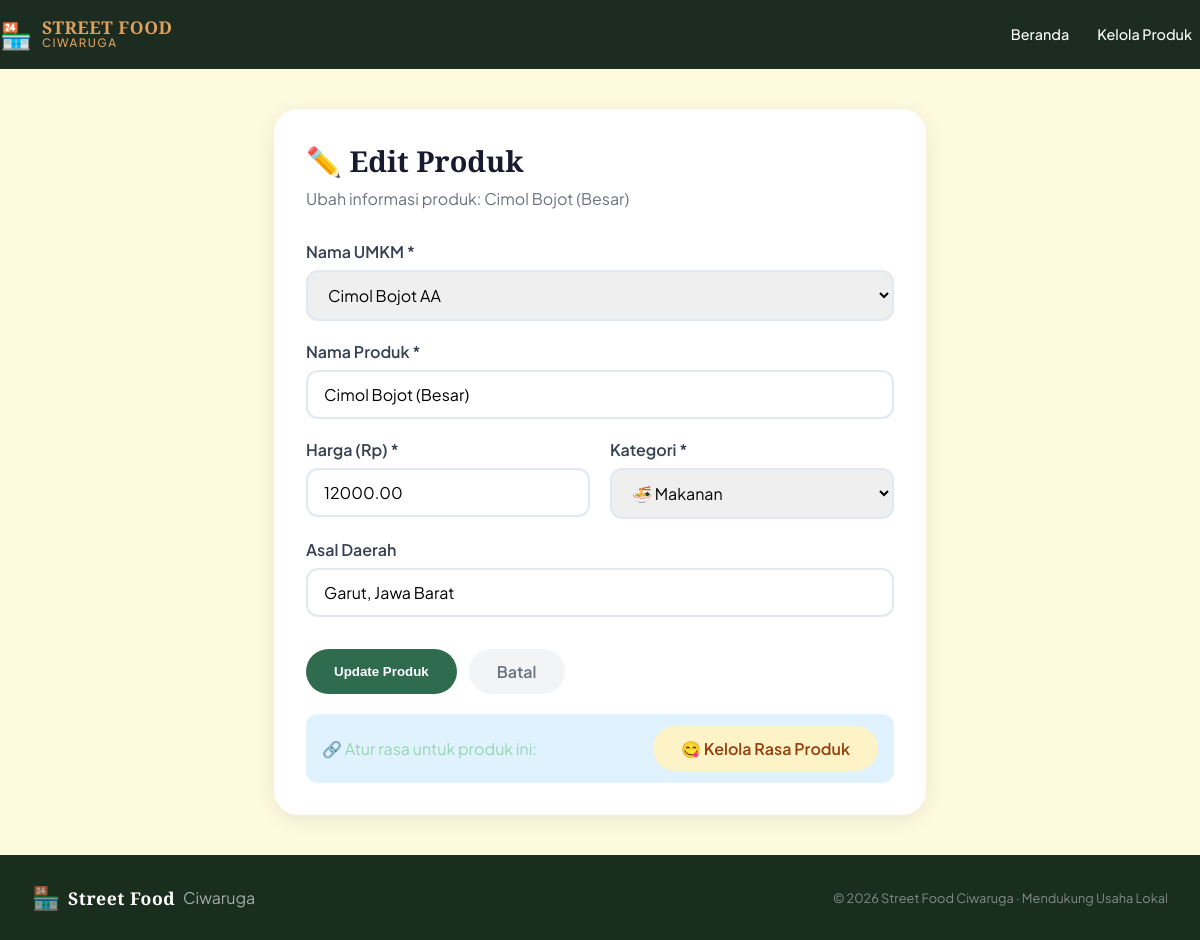
Page /img/produk/edit_produk.php?id=2 on the committed database.
### tables this page shows
CREATE TABLE `produk` (
  `id_produk` int(11) NOT NULL,
  `id_umkm` int(11) NOT NULL,
  `nama_produk` varchar(100) NOT NULL,
  `harga` decimal(10,2) NOT NULL,
  `kategori_produk` varchar(50) NOT NULL,
  `asal_daerah` varchar(100) DEFAULT NULL
);

CREATE TABLE `umkm` (
  `id_umkm` int(11) NOT NULL,
  `nama_umkm` varchar(100) NOT NULL,
  `lokasi` text NOT NULL,
  `foto` varchar(255) DEFAULT NULL,
  `nomor_kontak` varchar(20) DEFAULT NULL,
  `status_halal` enum('Halal Bersertifikat','Halal Belum Bersertifikat','Non-Halal') NOT NULL,
  `no_sertifikat` varchar(100) DEFAULT NULL,
  `lembaga_penerbit` varchar(100) DEFAULT NULL,
  `tanggal_terbit` date DEFAULT NULL
);

### img/produk/edit_produk.php (the view, shortened to what this page needs)
<?php
require_once 'koneksi.php';
$id_produk = (int)$_GET['id'];
$query = "SELECT p.*, u.nama_umkm
          FROM produk p
          JOIN umkm u ON p.id_umkm = u.id_umkm
          WHERE p.id_produk = $id_produk";
$result = mysqli_query($koneksi, $query);
$produk = mysqli_fetch_assoc($result);
$query_umkm = "SELECT id_umkm, nama_umkm FROM umkm ORDER BY nama_umkm";
$result_umkm = mysqli_query($koneksi, $query_umkm);
?>
<!DOCTYPE html>
<html lang="id">
<head>
  <link rel="stylesheet" href="style.css">
</head>
<body>
  <header class="navbar">
    <div class="nav-inner">
      <div class="brand">
        <span class="brand-icon">🏪</span>
        <div class="brand-text">
          <span class="brand-name">STREET FOOD</span>
          <span class="brand-sub">Ciwaruga</span>
        </div>
      </div>
      <nav class="nav-links">
        <a href="index.php">Beranda</a>
        <a href="produk.php">Kelola Produk</a>
      </nav>
    </div>
  </header>
  <div class="form-container">
    <div class="form-card">
      <h1 class="form-title">✏️ Edit Produk</h1>
      <p class="form-subtitle">Ubah informasi produk: <?= htmlspecialchars($produk['nama_produk']) ?></p>
      <form method="POST" action="">
        <div class="form-group">
          <label for="id_umkm">Nama UMKM *</label>
          <select id="id_umkm" name="id_umkm" required>
            <?php mysqli_data_seek($result_umkm, 0); ?>
            <?php while ($umkm = mysqli_fetch_assoc($result_umkm)): ?>
            <option value="<?= $umkm['id_umkm'] ?>" <?= $produk['id_umkm'] == $umkm['id_umkm'] ? 'selected' : '' ?>>
              <?= htmlspecialchars($umkm['nama_umkm']) ?>
            </option>
            <?php endwhile; ?>
          </select>
        </div>
        <div class="form-group">
          <label for="nama_produk">Nama Produk *</label>
          <input type="text" id="nama_produk" name="nama_produk" value="<?= htmlspecialchars($produk['nama_produk']) ?>"
            required>
        </div>
        <div class="form-row">
          <div class="form-group">
            <label for="harga">Harga (Rp) *</label>
            <input type="number" id="harga" name="harga" value="<?= $produk['harga'] ?>" step="500" required>
          </div>
          <div class="form-group">
            <label for="kategori_produk">Kategori *</label>
            <select id="kategori_produk" name="kategori_produk" required>
              <option value="Makanan" <?= $produk['kategori_produk'] == 'Makanan' ? 'selected' : '' ?>>🍜 Makanan
              </option>
            </select>
          </div>
        </div>
        <div class="form-group">
          <label for="asal_daerah">Asal Daerah</label>
          <input type="text" id="asal_daerah" name="asal_daerah"
            value="<?= htmlspecialchars($produk['asal_daerah'] ?? '') ?>" placeholder="Contoh: Bandung, Jawa Barat">
        </div>
        <div class="form-actions">
          <button type="submit" class="btn-submit">Update Produk</button>
          <a href="produk.php" class="btn-cancel">Batal</a>
        </div>
      </form>
      <div class="info-card">
        <span>🔗 Atur rasa untuk produk ini:</span>
        <a href="relasi_produk_rasa.php?id_produk=<?= $id_produk ?>" class="btn-rasa">😋 Kelola Rasa Produk</a>
      </div>
    </div>
  </div>
  <footer class="footer">
    <div class="footer-inner">
      <div class="footer-brand">
        <span class="brand-icon">🏪</span>
        <span class="brand-name"> Street Food</span> Ciwaruga
      </div>
      <p class="footer-copy">© 2026 Street Food Ciwaruga · Mendukung Usaha Lokal</p>
    </div>
  </footer>
</body>
</html>

### style.css (style rules this page uses)
*, *::before, *::after { box-sizing: border-box; margin: 0; padding: 0; }
:root { --hijau:#2e6b4f; --hijau-muda:#52b788; --hijau-terang:#95d5b2; --krem:#fefae0; --kuning:#dda15e; --coklat:#bc6c25; --putih:#ffffff; --abu:#6b7280; --gelap:#1a2e1e; --radius-sm: 8px; --radius-md: 16px; --radius-lg: 24px; --radius-xl: 40px; --shadow-sm: 0 2px 8px rgba(45,106,79,.10); --shadow-md: 0 6px 24px rgba(45,106,79,.15); --shadow-lg: 0 16px 48px rgba(45,106,79,.20); }
html { scroll-behavior: smooth; }
body { font-family: 'Plus Jakarta Sans', sans-serif; background: var(--krem); color: var(--hijau-terang); overflow-x:visible; }
.navbar { position:relative; top: 0; z-index: 100; background: rgba(9, 27, 16, 0.92); backdrop-filter: blur(12px); border-bottom: 1px solid rgba(45,106,79,.12); }
.nav-inner { max-width: 1200px; margin: auto; padding: 0px; height: 68px; display: flex; align-items: center; gap: 8px; }
.brand { display: flex; align-items: center; gap: 10px; text-decoration: none; flex-shrink: 0; }
.brand-icon { font-size: 1.6rem; }
.brand-text { display: flex; flex-direction: column; line-height: 1.1; }
.brand-name { font-family: 'Playfair Display', serif; font-weight: 900; font-size: 1.1rem; color: var(--kuning); letter-spacing: .5px; }
.brand-sub { font-size: .72rem; font-weight: 500; color: var(--kuning); letter-spacing: 1.5px; text-transform: uppercase; }
.nav-links { display: flex; gap: 28px; margin-left: auto; }
.nav-links a { text-decoration: none; font-size: .9rem; font-weight: 500; color: var(--putih); transition: color .2s; }
.footer { background: var(--gelap); color: rgba(255,255,255,.6); }
.footer-inner { max-width: 1200px; margin:0 auto; padding: 28px 32px; display: flex; align-items: center; justify-content: space-between; }
.footer .brand-name { color: var(--putih); }
.footer .brand-icon { font-size: 1.4rem; }
.footer-brand { display: flex; align-items: center; gap: 8px; }
.footer-copy { font-size: .8rem; color: rgba(255,255,255,.45); }

### img/produk/edit_produk.php (style rules this page uses)
.form-container { max-width: 700px; margin: 40px auto; padding: 0 24px; }
.form-card { background: white; border-radius: 24px; padding: 32px; box-shadow: 0 4px 20px rgba(0, 0, 0, 0.08); }
.form-title { font-family: 'Playfair Display', serif; color: #1a1a2e; font-size: 1.8rem; margin-bottom: 8px; }
.form-subtitle { color: #6b7280; margin-bottom: 32px; }
.form-group { margin-bottom: 20px; }
label { display: block; font-weight: 600; color: #374151; margin-bottom: 8px; }
input[type="text"], input[type="number"], select { width: 100%; padding: 12px 16px; border: 2px solid #e2e8f0; border-radius: 12px; font-size: 1rem; transition: border-color 0.2s; font-family: inherit; }
.form-row { display: grid; grid-template-columns: 1fr 1fr; gap: 20px; }
.form-actions { display: flex; gap: 12px; margin-top: 32px; }
.btn-submit { background: #2e6b4f; color: white; padding: 12px 28px; border: none; border-radius: 40px; font-weight: 600; cursor: pointer; transition: background 0.2s; }
.btn-cancel { background: #f3f4f6; color: #6b7280; padding: 12px 28px; border: none; border-radius: 40px; font-weight: 600; text-decoration: none; text-align: center; transition: background 0.2s; }
.btn-rasa { background: #fef3c7; color: #92400e; padding: 12px 28px; border: none; border-radius: 40px; font-weight: 600; text-decoration: none; display: inline-flex; align-items: center; gap: 8px; }
.info-card { background: #e0f2fe; padding: 12px 16px; border-radius: 12px; margin-top: 20px; display: flex; justify-content: space-between; align-items: center; flex-wrap: wrap; gap: 12px; }

### rows in the picture
produk: nama_produk "Cimol Bojot (Besar)", id_umkm "Cimol Bojot AA", harga "12000.00", kategori_produk "🍜 Makanan", asal_daerah "Garut, Jawa Barat"
